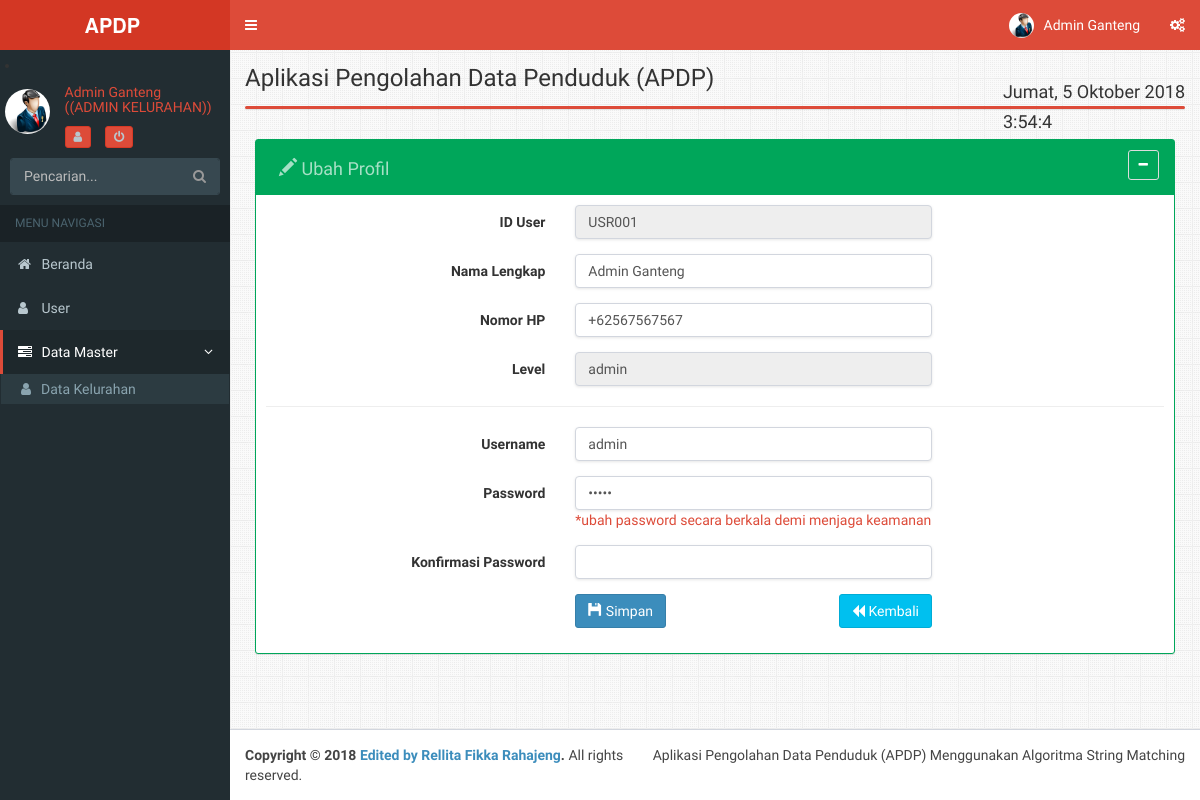
/admin/index.php?module=edit_user&id_user=USR001 (signed in), run on the app's committed database.
### tables this page shows
CREATE TABLE IF NOT EXISTS `user` (
  `id_user` varchar(10) NOT NULL,
  `user` varchar(20) NOT NULL,
  `pass` varchar(20) NOT NULL,
  `nama` varchar(30) NOT NULL,
  `level` enum('admin','admin-kelurahan','admin-kecamatan') NOT NULL,
  `blokir` enum('N','Y') NOT NULL,
  `no_hp` varchar(15) NOT NULL,
  `id_kelurahan` varchar(30) NOT NULL
);

### admin/module/edit_user.php (the view, shortened to what this page needs)
<?php
$data=mysql_query("select * from user where id_user='$_GET[id_user]'");
$edit=mysql_fetch_array($data);
?>
<div class="box-body">
	<div class="box box-solid box-success">
<div class="box-header">
<h3 class="btn btn disabled box-title">
<i class="glyphicon glyphicon-pencil"></i> Ubah Profil </h3>
	<a class="btn btn-default btn-sm pull-right" data-widget='collapse' data-toggle="tooltip" title="Collapse" style="margin-right: 5px;">
	<i class="fa fa-minus"></i></a>
		</div>
	<div class="box-body">
<form class="form-horizontal" role="form" method="post">
  <div class="form-group">
    <label class="col-sm-4 control-label">ID User </label>
    <div class="col-sm-5">
      <input type="text" class="form-control" readonly name="id_user" value="<?php echo $edit['id_user']; ?>" >
    </div>
  </div>
  <div class="form-group">
    <label class="col-sm-4 control-label">Nama Lengkap</label>
    <div class="col-sm-5">
      <input type="text" class="form-control" required="required" name="nama" value="<?php echo $edit['nama']; ?>">
    </div>
  </div>
  <div class="form-group">
    <label class="col-sm-4 control-label">Nomor HP</label>
    <div class="col-sm-5">
      <input type="text" class="form-control" required="required" name="no_hp" value="<?php echo $edit['no_hp']; ?>">
    </div>
  </div>
	<div class="form-group">
    <label class="col-sm-4 control-label">Level </label>
    <div class="col-sm-5">
     <input type="text" class="form-control" readonly value="<?php echo $edit['level']; ?>">
    </div>
  </div>
<hr/>
<div class="form-group">
    <label class="col-sm-4 control-label">Username</label>
    <div class="col-sm-5">
      <input type="text" class="form-control" required="required" name="user" value="<?php echo $edit['user']; ?>">
    </div>
  </div>
  <div class="form-group">
    <label class="col-sm-4 control-label">Password</label>
    <div class="col-sm-5">
      <input type="password" id="password1"class="form-control" required="required" name="pass" value="<?php echo $edit['pass']; ?>">
	  <a class="text-red">*ubah password secara berkala demi menjaga keamanan</a>
    </div>
  </div>
  <div class="form-group">
    <label class="col-sm-4 control-label">Konfirmasi Password</label>
    <div class="col-sm-5">
      <input type="password" id="password2"class="form-control" required="required">
    </div>
  </div>
	<div class="form-group">
    <label class="col-sm-4 control-label">  </label>
    <div class="col-sm-5">
<button type="submit"name="submit" class="btn btn-primary"><i class="glyphicon glyphicon-floppy-disk"></i> Simpan</button>
<a href="javascript:history.back()" class="btn btn-info pull-right"><i class="fa fa-backward"></i> Kembali</a>
    </div>
  </div>
</form>

### data on the page
user: id_user "USR001", nama "Admin Ganteng", no_hp "+62567567567", level "admin", user "admin"

### other printed values
$_SESSION['nama'] "Admin Ganteng"
